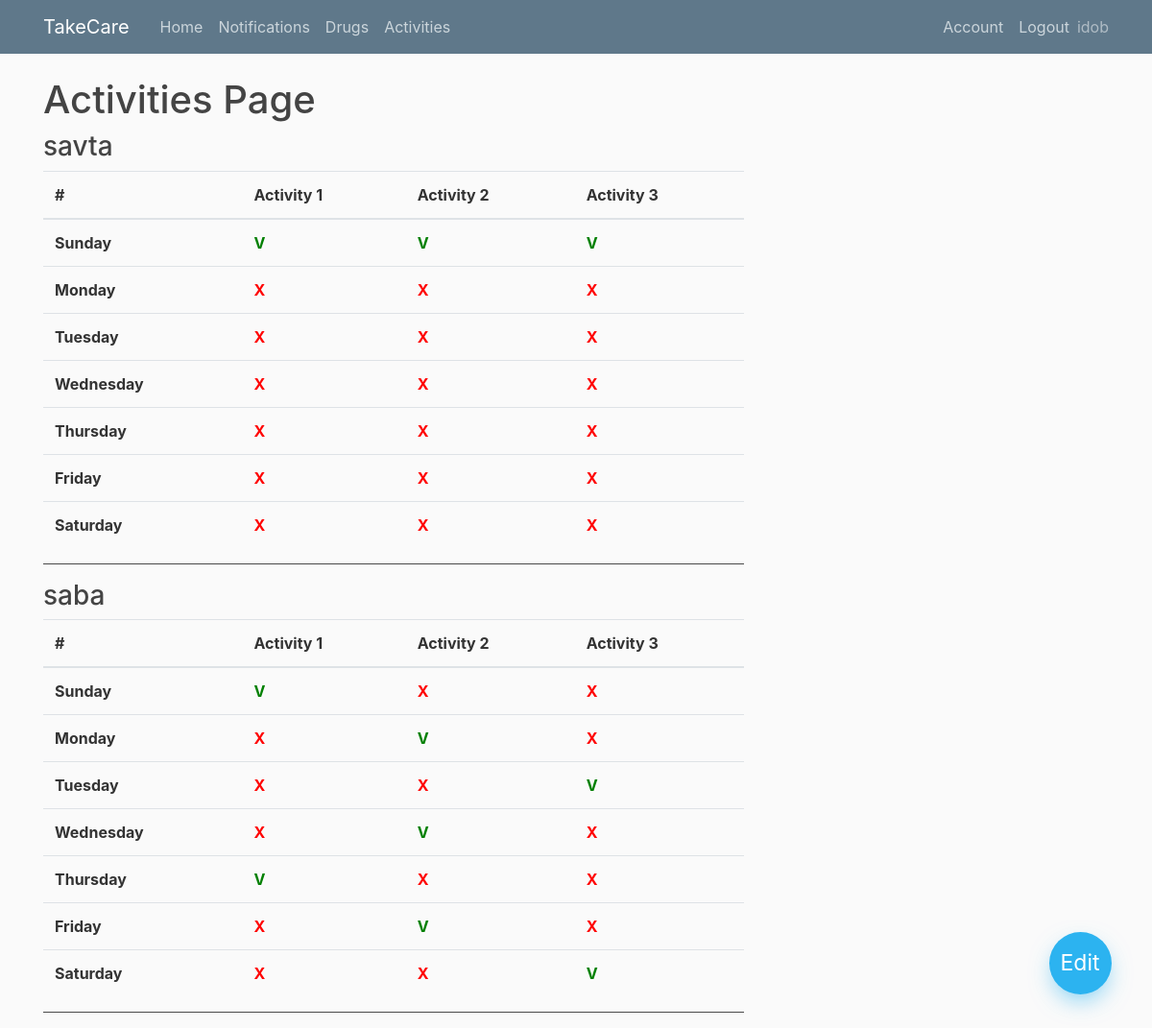
The app's page /activities (signed in) with its own data.
### app/models.py (models this page shows, shortened)
class User(db.Model, UserMixin):
    id = db.Column(db.Integer, primary_key=True)
    username = db.Column(db.String(20), unique=True,nullable=False)
    email = db.Column(db.String(100), unique=True,nullable=False)
    image_file = db.Column(db.String(100),nullable=False,default='default.jpg')
    password= db.Column(db.String(60),nullable=False)
    ElderlyUser = db.relationship('Elderlyuser',backref='creator',lazy=True )
    Notifications = db.relationship('Notification',backref='creator',lazy=True )
    Drugs = db.relationship('Drug',backref='creator',lazy=True )

class Elderlyuser(db.Model, UserMixin):
    id = db.Column(db.Integer, primary_key=True)
    username = db.Column(db.String(20), unique=True,nullable=False)
    password= db.Column(db.String(60),nullable=False)
    user_id = db.Column(db.Integer, db.ForeignKey('user.id'), nullable=False)

class Activities(db.Model):
    id = db.Column(db.Integer, primary_key=True)
    day= db.Column(db.Integer, nullable=False)
    activity1= db.Column(db.Boolean, nullable=False)
    activity2= db.Column(db.Boolean, nullable=False)
    activity3= db.Column(db.Boolean, nullable=False)
    user_id = db.Column(db.Integer, db.ForeignKey('user.id'), nullable=False)
    elderly_user_id = db.Column(db.Integer, db.ForeignKey('elderlyuser.id'), nullable=False)

### app/routes.py (the view)
@app.route("/activities")
@login_required
def activities():
    if current_user.is_authenticated:
        activities = Activities.query.filter_by(user_id=current_user.id).order_by(Activities.day.asc())
        eldelys = Elderlyuser.query.filter_by(user_id=current_user.id)
        eldelys_dict = {i.id: i.username for i in eldelys}
        eldely_activities = {}
        for el_id in eldelys_dict.keys():
            d1 = Activities.query.filter_by(user_id=current_user.id,elderly_user_id=el_id, day=1).first()
            d2 = Activities.query.filter_by(user_id=current_user.id,elderly_user_id=el_id, day=2).first()
            d3 = Activities.query.filter_by(user_id=current_user.id,elderly_user_id=el_id, day=3).first()
            d4 = Activities.query.filter_by(user_id=current_user.id,elderly_user_id=el_id, day=4).first()
            d5 = Activities.query.filter_by(user_id=current_user.id,elderly_user_id=el_id, day=5).first()
            d6 = Activities.query.filter_by(user_id=current_user.id,elderly_user_id=el_id, day=6).first()
            d7 = Activities.query.filter_by(user_id=current_user.id,elderly_user_id=el_id, day=7).first()
            eldely_activities[el_id] = {'d1':d1,'d2':d2,'d3':d3,'d4':d4,'d5':d5,'d6':d6,'d7':d7}
        return render_template("activities.html", title="activities",eldely_activities=eldely_activities,eldelys_dict=eldelys_dict)
    else:
        return render_template("home.html")

### app/models.py (called while the page is built)
@login_manager.user_loader
def load_user(user_id):
    return User.query.get(int(user_id))

### app/templates/activities.html
{% extends "layout.html" %}
{% block content %}
    <h1>Activities Page</h1>
    <div class="floating-container">
        <a class="floating-button" href="{{ url_for('add_activity')}}">Edit</a>
    </div>
    {% for elderly_user_id in eldelys_dict.keys()%}
      <h3>{{eldelys_dict[elderly_user_id]}}</h3>
              <table class="table">
                  <thead>
                    <tr>
                      <th scope="col">#</th>
                      <th scope="col">Activity 1</th>
                      <th scope="col">Activity 2</th>
                      <th scope="col">Activity 3</th>
                    </tr>
                  </thead>
                  <tbody>
                    <tr>
                      <th scope="row">Sunday</th>
                      <td style="{{ 'color: green;font-weight: bold;' if eldely_activities[elderly_user_id]['d1'].activity1 else 'color: red;font-weight: bold;' }}">{{ 'V' if eldely_activities[elderly_user_id]['d1'].activity1 else 'X' }}</td>
                      <td style="{{ 'color: green;font-weight: bold;' if eldely_activities[elderly_user_id]['d1'].activity2 else 'color: red;font-weight: bold;' }}">{{ 'V' if eldely_activities[elderly_user_id]['d1'].activity2 else 'X' }}</td>
                      <td style="{{ 'color: green;font-weight: bold;' if eldely_activities[elderly_user_id]['d1'].activity3 else 'color: red;font-weight: bold;' }}">{{ 'V' if eldely_activities[elderly_user_id]['d1'].activity3 else 'X' }}</td>
                    </tr>
                    <tr>
                      <th scope="row">Monday</th>
                      <td style="{{ 'color: green;font-weight: bold;' if eldely_activities[elderly_user_id]['d2'].activity1 else 'color: red;font-weight: bold;' }}">{{ 'V' if eldely_activities[elderly_user_id]['d2'].activity1 else 'X' }} </td>
                      <td style="{{ 'color: green;font-weight: bold;' if eldely_activities[elderly_user_id]['d2'].activity2 else 'color: red;font-weight: bold;' }}">{{ 'V' if eldely_activities[elderly_user_id]['d2'].activity2 else 'X' }}  </td>
                      <td style="{{ 'color: green;font-weight: bold;' if eldely_activities[elderly_user_id]['d2'].activity3 else 'color: red;font-weight: bold;' }}">{{ 'V' if eldely_activities[elderly_user_id]['d2'].activity3 else 'X' }}</td>
                    </tr>
                    <tr>
                      <th scope="row">Tuesday</th>
                      <td style="{{ 'color: green;font-weight: bold;' if eldely_activities[elderly_user_id]['d3'].activity1 else 'color: red;font-weight: bold;' }}">{{ 'V' if eldely_activities[elderly_user_id]['d3'].activity2 else 'X' }}</td>
                      <td style="{{ 'color: green;font-weight: bold;' if eldely_activities[elderly_user_id]['d3'].activity2 else 'color: red;font-weight: bold;' }}">{{ 'V' if eldely_activities[elderly_user_id]['d3'].activity1 else 'X' }} </td>
                      <td style="{{ 'color: green;font-weight: bold;' if eldely_activities[elderly_user_id]['d3'].activity3 else 'color: red;font-weight: bold;' }}">{{ 'V' if eldely_activities[elderly_user_id]['d3'].activity3 else 'X' }}</td>
                    </tr>
                    <tr>
                      <th scope="row">Wednesday</th>
                      <td style="{{ 'color: green;font-weight: bold;' if eldely_activities[elderly_user_id]['d4'].activity1 else 'color: red;font-weight: bold;' }}">{{ 'V' if eldely_activities[elderly_user_id]['d4'].activity1 else 'X' }} </td>
                      <td style="{{ 'color: green;font-weight: bold;' if eldely_activities[elderly_user_id]['d4'].activity2 else 'color: red;font-weight: bold;' }}">{{ 'V' if eldely_activities[elderly_user_id]['d4'].activity2 else 'X' }}</td>
                      <td style="{{ 'color: green;font-weight: bold;' if eldely_activities[elderly_user_id]['d4'].activity3 else 'color: red;font-weight: bold;' }}">{{ 'V' if eldely_activities[elderly_user_id]['d4'].activity3 else 'X' }}</td>
                    </tr>
                    <tr>
                      <th scope="row">Thursday</th>
                      <td style="{{ 'color: green;font-weight: bold;' if eldely_activities[elderly_user_id]['d5'].activity1 else 'color: red;font-weight: bold;' }}">{{ 'V' if eldely_activities[elderly_user_id]['d5'].activity1 else 'X' }} </td>
                      <td style="{{ 'color: green;font-weight: bold;' if eldely_activities[elderly_user_id]['d5'].activity2 else 'color: red;font-weight: bold;' }}">{{ 'V' if eldely_activities[elderly_user_id]['d5'].activity2 else 'X' }}</td>
                      <td style="{{ 'color: green;font-weight: bold;' if eldely_activities[elderly_user_id]['d5'].activity3 else 'color: red;font-weight: bold;' }}">{{ 'V' if eldely_activities[elderly_user_id]['d5'].activity3 else 'X' }}</td>
                    </tr>
                    <tr>
                      <th scope="row">Friday</th>
                      <td style="{{ 'color: green;font-weight: bold;' if eldely_activities[elderly_user_id]['d6'].activity1 else 'color: red;font-weight: bold;' }}">{{ 'V' if eldely_activities[elderly_user_id]['d6'].activity1 else 'X' }} </td>
                      <td style="{{ 'color: green;font-weight: bold;' if eldely_activities[elderly_user_id]['d6'].activity2 else 'color: red;font-weight: bold;' }}">{{ 'V' if eldely_activities[elderly_user_id]['d6'].activity2 else 'X' }}</td>
                      <td style="{{ 'color: green;font-weight: bold;' if eldely_activities[elderly_user_id]['d6'].activity3 else 'color: red;font-weight: bold;' }}">{{ 'V' if eldely_activities[elderly_user_id]['d6'].activity3 else 'X' }}</td>
                    </tr>
                    <tr>
                      <th scope="row">Saturday</th>
                      <td style="{{ 'color: green;font-weight: bold;' if eldely_activities[elderly_user_id]['d7'].activity1 else 'color: red;font-weight: bold;' }}">{{ 'V' if eldely_activities[elderly_user_id]['d7'].activity1 else 'X' }} </td>
                      <td style="{{ 'color: green;font-weight: bold;' if eldely_activities[elderly_user_id]['d7'].activity2 else 'color: red;font-weight: bold;' }}">{{ 'V' if eldely_activities[elderly_user_id]['d7'].activity2 else 'X' }}</td>
                      <td style="{{ 'color: green;font-weight: bold;' if eldely_activities[elderly_user_id]['d7'].activity3 else 'color: red;font-weight: bold;' }}">{{ 'V' if eldely_activities[elderly_user_id]['d7'].activity3 else 'X' }}</td>
                    </tr>
                  </tbody>
                </table>
                <hr/>
    {% endfor %}
{% endblock content %}

### app/templates/layout.html (shortened to what this page needs)
<!DOCTYPE html>
<html>
<head>
    <link rel="stylesheet" href="https://maxcdn.bootstrapcdn.com/bootstrap/4.0.0/css/bootstrap.min.css">
    <link rel="stylesheet" type="text/css" href="{{ url_for('static', filename='main.css') }}">
</head>
<body>
    <header class="site-header">
      <nav class="navbar navbar-expand-md navbar-dark bg-steel fixed-top">
        <div class="container">
          <a class="navbar-brand mr-4" href="/">TakeCare</a>
          <div class="collapse navbar-collapse" id="navbarToggle">
            <div class="navbar-nav mr-auto">
              <a class="nav-item nav-link" href="{{url_for('home')}}">Home</a>
              <a class="nav-item nav-link" href="{{url_for('notification')}}">Notifications</a>
              <a class="nav-item nav-link" href="{{url_for('drugs')}}">Drugs</a>
              <a class="nav-item nav-link" href="{{url_for('activities')}}">Activities</a>
            </div>
            {% if not current_user.is_authenticated %}
            <div class="navbar-nav">
              <a class="nav-item nav-link" href="{{url_for('login')}}">Login</a>
              <a class="nav-item nav-link" href="{{url_for('register')}}">Register</a>
            </div>
            {% else %}
            <div class="navbar-nav">
              <a class="nav-item nav-link" href="{{url_for('account')}}">Account</a>
              <a class="nav-item nav-link" href="{{url_for('logout')}}">Logout</a>
              <sapn class="navbar-text">{{current_user.username}}</span>
            </div>
            {% endif %}
          </div>
        </div>
      </nav>
    </header>
    <main role="main" class="container">
      <div class="row">
        <div class="col-md-8">
          {% block content %} {% endblock %}
        </div>
    </main>
</body>
</html>

### app/static/main.css (style rules this page uses)
body { background: #fafafa; color: #333333; margin-top: 5rem; }
h1, h2, h3, h4, h5, h6 { color: #444444; }
.bg-steel { background-color: #5f788a; }
.site-header .navbar-nav .nav-link { color: #cbd5db; }
.floating-container { position: fixed; width: 100px; height: 100px; bottom: 0; right: 0; margin: 35px 25px; }
.floating-container .floating-button { position: absolute; width: 65px; height: 65px; background: #2cb3f0; bottom: 0; border-radius: 50%; left: 0; right: 0; margin: auto; color: white; line-height: 65px; text-align: center; font-size: 23px; z-index: 100; box-shadow: 0 10px 25px -5px rgba(44, 179, 240, 0.6); cursor: pointer; -webkit-transition: all 0.3s; transition: all 0.3s; }
hr { margin-top: 1rem; margin-bottom: 1rem; border: 0; border-top: 1px solid rgba(0, 0, 0, 0.7); }

### records on screen
User: username "idob"
Elderlyuser: username "savta"
Activities: activity1 "V", activity2 "V", activity3 "V"
Activities: activity1 "X", activity2 "X", activity3 "X"
Activities: activity2 "X", activity1 "X", activity3 "X"
Activities: activity1 "X", activity2 "X", activity3 "X"
Activities: activity1 "X", activity2 "X", activity3 "X"
Activities: activity1 "X", activity2 "X", activity3 "X"
Activities: activity1 "X", activity2 "X", activity3 "X"
Elderlyuser: username "saba"
Activities: activity1 "V", activity2 "X", activity3 "X"
Activities: activity1 "X", activity2 "V", activity3 "X"
Activities: activity2 "X", activity1 "X", activity3 "V"
Activities: activity1 "X", activity2 "V", activity3 "X"
Activities: activity1 "V", activity2 "X", activity3 "X"
Activities: activity1 "X", activity2 "V", activity3 "X"
Activities: activity1 "X", activity2 "X", activity3 "V"
